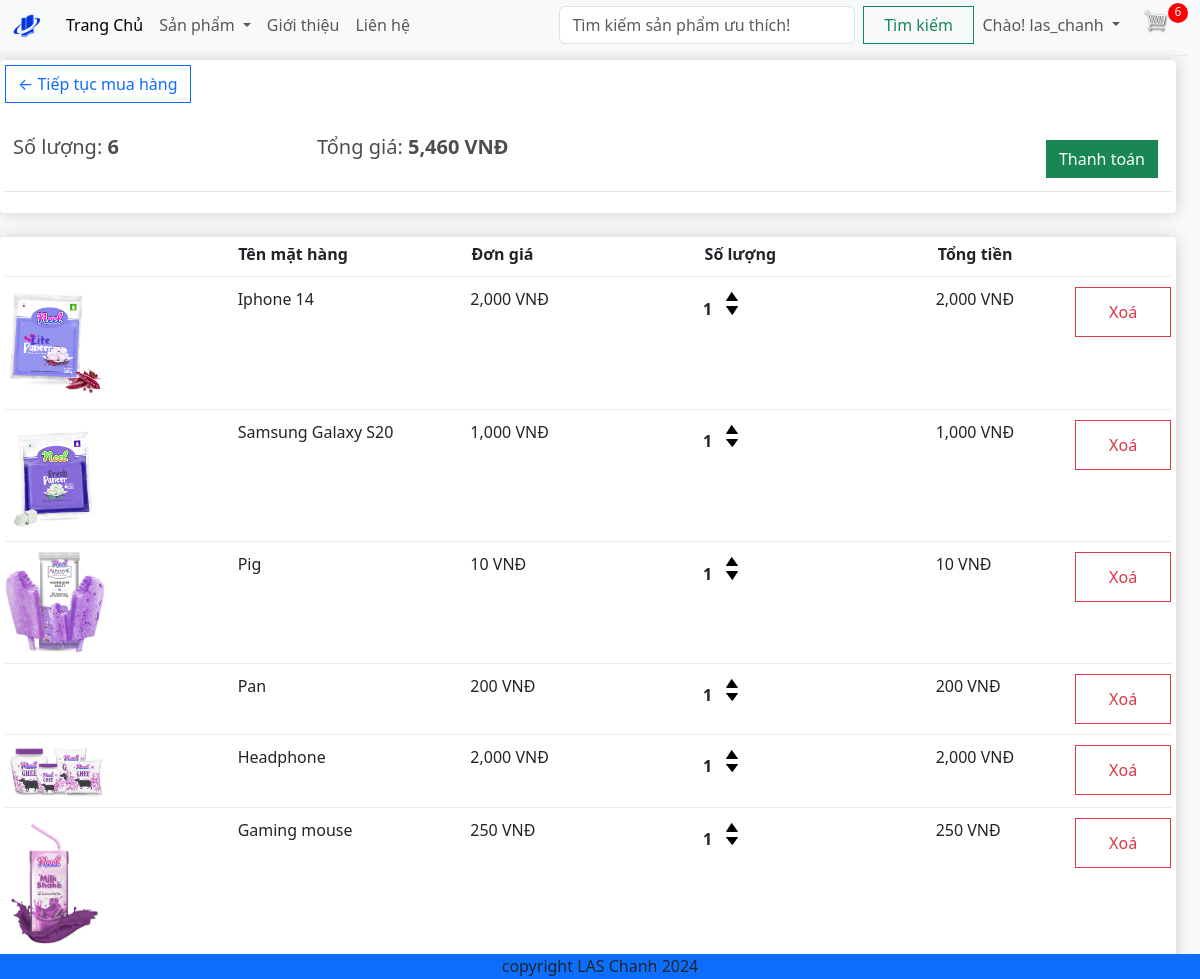
The page /cart/ (signed in) on the database as committed earlier.
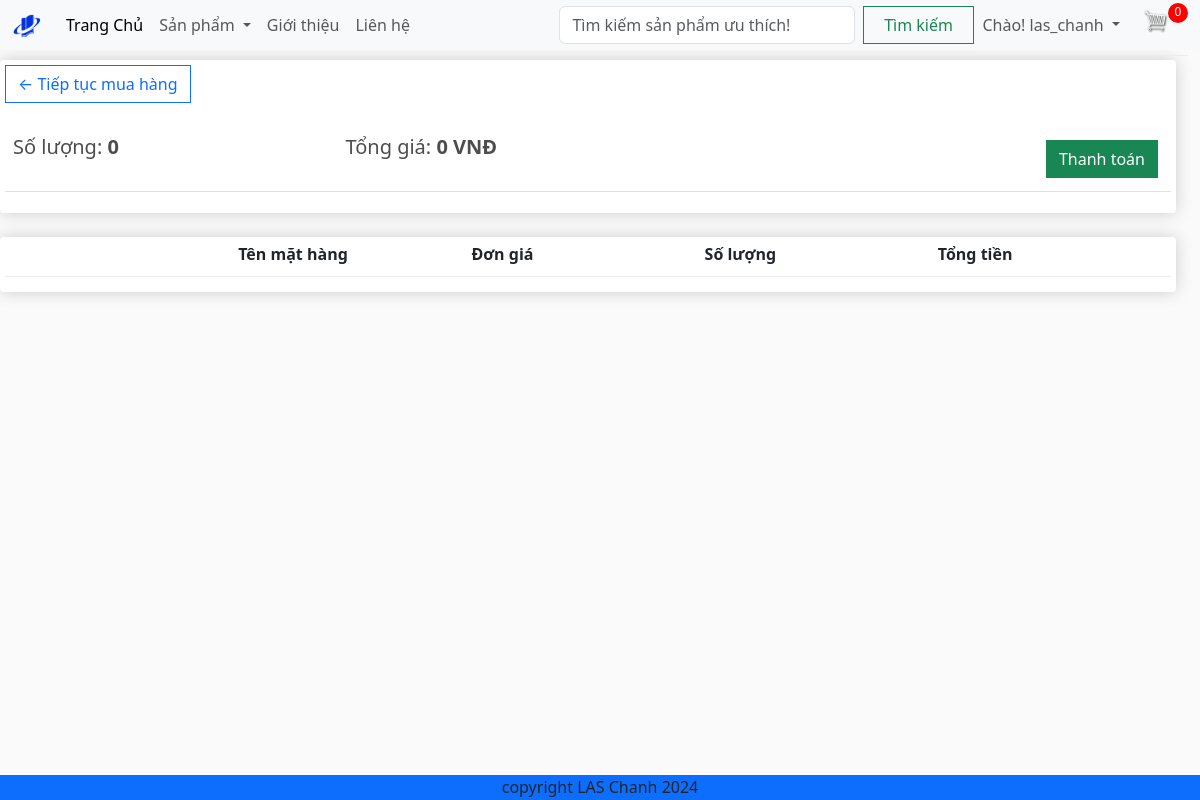
The same page on the database as committed later.
### app/models.py (models this page shows, shortened)
class Order(models.Model):
    customer = models.ForeignKey(User, on_delete=models.SET_NULL, blank=True, null=True)
    date_order = models.DateTimeField(auto_now_add=True)
    complete = models.BooleanField(default=False, null=True, blank=False)
    transaction_id = models.CharField(max_length=200, null=True)
    @property
    def get_cart_items(self):
        orderitems = self.orderitem_set.all()
        total = sum([item.quantity for item in orderitems])
        return total
    @property
    def get_cart_total(self):
        orderitems = self.orderitem_set.all()
        total = sum([item.get_total for item in orderitems])
        return total

class OrderItem(models.Model):
    product = models.ForeignKey(
        Product, on_delete=models.SET_NULL, blank=True, null=True
    )
    order = models.ForeignKey(
        Order, on_delete=models.SET_NULL, blank=True, null=True
    )
    quantity = models.IntegerField(default=0,null=True, blank=True)
    date_added = models.DateTimeField(auto_now_add=True)
    @property
    def get_total(self):
        total = self.product.price * self.quantity
        return total

class Product(models.Model):
    category = models.ManyToManyField(Category, related_name="product")
    name = models.CharField(max_length=200, null=True)
    price = models.FloatField()
    description = models.TextField(null=True, blank=True)
    image = models.ImageField(null=True, blank=True)
    @property
    def ImageURL(self):
        try:
            url = self.image.url
        except:
            url = ''
        return url

### app/views.py (the view)
# urls.py: path("cart/", views.cart, name="cart"),
def cart(request):
    if request.user.is_authenticated:
        customer = request.user
        order, created = Order.objects.get_or_create(customer=customer, complete=False)
        items = order.orderitem_set.all()
        cartItems = order.get_cart_items
    else:
        items = []
        order = {'get_cart_items': 0, 'get_cart_total': 0}
        cartItems = order['get_cart_items']
    categories = Category.objects.filter(is_sub=False)
    context = {"items": items, "order": order, "cartItems": cartItems, "categories":categories}
    return render(request, "app/cart.html", context)

### app/templates/app/cart.html
{% extends 'app/base.html' %} {% load static %}{% load humanize %} {% block cart-content %}
<div class="row" style="width: 100%">
    <div class="col-lg-12">
        <div class="box-element">
            <a class="btn btn-outline-primary" href="{% url 'home' %}"
                >&#x2190; Tiếp tục mua hàng</a
            >
            <br />
            <br />
            <table class="table">
                <tr>
                    <th>
                        <h5>
                            Số lượng: <strong>{{order.get_cart_items}}</strong>
                        </h5>
                    </th>
                    <th>
                        <h5>
                            Tổng giá: <strong>{{ order.get_cart_total|floatformat:0|intcomma }} VNĐ</strong>
                        </h5>
                    </th>
                    <th>
                        <a
                            style="float: right; margin: 5px"
                            class="btn btn-success"
                            href="{% url 'checkout' %}"
                            >Thanh toán</a
                        >
                    </th>
                </tr>
            </table>
        </div>
        <br />
        <div class="box-element">
            <div class="cart-row">
                <div style="flex: 1"></div>
                <div style="flex: 1"><strong>Tên mặt hàng</strong></div>
                <div style="flex: 1"><strong>Đơn giá</strong></div>
                <div style="flex: 1"><strong>Số lượng</strong></div>
                <div style="flex: 1"><strong>Tổng tiền</strong></div>
            </div>
            {%for item in items%}
            <div class="cart-row">
                <div style="flex: 1">
                    <img class="row-image" src="{{item.product.ImageURL}}" />
                </div>
                <div style="flex: 1"><p>{{item.product.name}}</p></div>
                <div style="flex: 1">
                    <p>{{item.product.price | floatformat:0|intcomma}} VNĐ</p>
                </div>
                <div style="flex: 1">
                    <p class="quantity">{{item.quantity}}</p>
                    <div class="quantity">
                        <img
                            data-product="{{item.product.id}}"
                            data-action="add"
                            class="chg-quantity update-cart"
                            src="{% static  'app/images/arrow-up.png' %}"
                        />
                        <img
                            data-product="{{item.product.id}}"
                            data-action="remove"
                            class="chg-quantity update-cart"
                            src="{% static  'app/images/arrow-down.png' %}"
                        />
                    </div>
                </div>
                <div style="flex: 0.6"><p>{{item.get_total|floatformat:0|intcomma}} VNĐ</p></div>
                <button data-product = "{{item.product.id}}" data-action="removefromcart"
                    style="
                        flex: 0.3;
                        height: 50px;
                    "
                    class="btn btn-outline-danger update-cart"
                    type="submit"
                >
                    Xoá
                </button>
            </div>
            {% endfor %}
        </div>
    </div>
</div>
{% endblock cart-content %}

### app/templates/app/base.html (shortened to what this page needs)
{% load static %}
<!DOCTYPE html>
<html>
    <head>
        <link href="https://cdn.jsdelivr.net/npm/bootstrap@5.3.3/dist/css/bootstrap.min.css" rel="stylesheet">
        <link href="{% static "app/css/style.css" %}" rel="stylesheet"/>
        <link href="{% static "app/css/owl.carousel.min.css" %}" rel="stylesheet"/>
        <link href="{% static "app/css/all.min.css" %}" rel="stylesheet"/>
        <link rel="stylesheet" type="text/css" href={% static 'app/css/main.css'%}>
        <link rel="stylesheet" type="text/css" href={% static 'app/css/hover.css'%}>
    </head>
    <body>
        <nav class="navbar navbar-expand-lg bg-body-tertiary" style="height:50px">
            <div class="container-fluid">
                <a class="navbar-brand" href="{% url 'home' %}">
                    <img src="{%static "app/images/R.png"%}" width="30" height="30"/>
                </a>
                <div class="collapse navbar-collapse" id="navbarSupportedContent">
                <ul class="navbar-nav me-auto mb-2 mb-lg-0">
                    <li class="nav-item">
                        <a class="nav-link active" aria-current="page" href="{% url 'home' %}">Trang Chủ</a>
                    </li>
                    <li class="nav-item dropdown">
                        <a class="nav-link dropdown-toggle" href="#" role="button" data-bs-toggle="dropdown" aria-expanded="false">
                            Sản phẩm
                        </a>
                    </li>
                    <li class="nav-item">
                        <a class="nav-link" href="#">Giới thiệu</a>
                    </li>
                    <li class="nav-item">
                        <a class="nav-link " href ="#">Liên hệ</a>
                    </li>
                </ul>
                <form class="d-flex" role="search" method = "POST" action = "{% url 'search' %}">
                    <input class="form-control me-2" type="search" placeholder="Tìm kiếm sản phẩm ưu thích!" aria-label="Search" name = "searched">
                    <button class="btn btn-outline-success" style = "width: 150px" type="submit">Tìm kiếm</button>
                </form>
            </div>
           <div class = 'form-inline my-2 my-lg-0 cart-row' >
                   <ul class="navbar-nav me-auto mb-2 mb-lg-0" style="margin-top:10px" >
                        <li class="nav-item dropdown">
                            <a class="nav-link dropdown-toggle" href="#" role="button" data-bs-toggle="dropdown" aria-expanded="false" >
                                {% if request.user.is_authenticated %}
                                    Chào! {{ request.user.username }}
                                {% else %}
                                    Chào! Khách
                                {% endif %}
                            </a>
                        </li>
                    </ul>
                    {% if request.path != '/login/' and request.path != '/register/' %}
                       <a href="{% url 'cart' %}" style="margin-top:12px">
                            <img id="cart-icon" src="{% static 'images/cart.png' %}">
                        </a>
                         <p id = 'cart-total' style = "height:20px; width: 20px; font-size: 12px; margin-top:8px">{{cartItems}}</p>
                    {% endif %}
                </div>
                </div>
        </nav>
        {% block cart-content %}   {% endblock cart-content %}
        <footer class="container--fluid bg-primary text-center fixed-bottom p-6 justify-content-center" style="height: 25px;">
            copyright LAS Chanh 2024
        </footer>
    </body>
</html>

### app/static/app/css/main.css (style rules this page uses)
body { background-color: hsl(0, 0%, 98%); }
h1,h2,h3,h4,h5,h6 { color:hsl(0, 0%, 30%); }
.box-element { box-shadow:hsl(0, 0%, 80%) 0 0 16px; background-color: #fff; border-radius: 4px; padding: 5px; }
#cart-icon { width:25px; display: inline-block; margin-left: 15px; }
#cart-total { display: block; text-align: center; color:#fff; background-color: red; width: 10; height: 10px; border-radius: 50%; font-size: 10px; text-decoration: none; }
.col-lg-3, .col-lg-4, .col-lg-6, .col-lg-8, .col-lg-12 { margin-top: 10px; }
.btn { border-radius: 0; }
.cart-row { display: flex; align-items: flex-stretch; padding-bottom: 10px; margin-bottom: 10px; border-bottom: 1px solid #ececec; }

Rows that differ between the two databases and show on the page:
removed Order: get_cart_items "6", get_cart_total "5,460"
removed OrderItem: product.ImageURL (picture), product.name "Iphone 14", product.price "2,000", quantity "1", get_total "2,000"
removed OrderItem: product.ImageURL (picture), product.name "Samsung Galaxy S20", product.price "1,000", quantity "1", get_total "1,000"
removed OrderItem: product.ImageURL (picture), product.name "Pig", product.price "10", quantity "1", get_total "10"
removed OrderItem: product.name "Pan", product.price "200", quantity "1", get_total "200"
removed OrderItem: product.ImageURL (picture), product.name "Headphone", product.price "2,000", quantity "1", get_total "2,000"
removed OrderItem: product.ImageURL (picture), product.name "Gaming mouse", product.price "250", quantity "1", get_total "250"
added Order: get_cart_items "0", get_cart_total "0"
Other text that changed with them:
{{ cartItems }}: "6" → "0"
